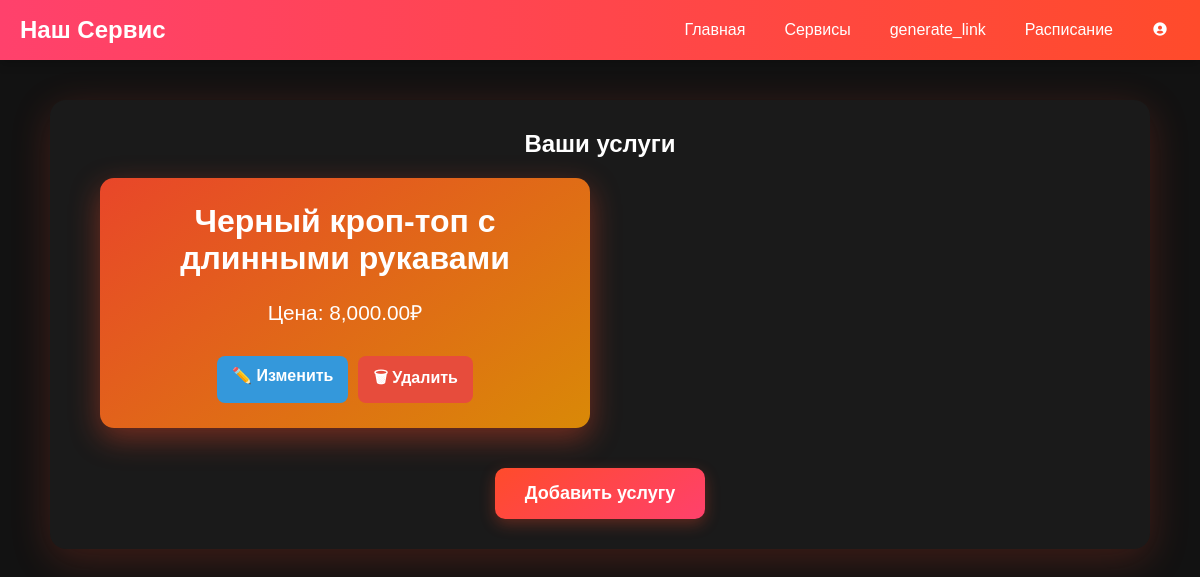
The app's page /services/ (signed in), older data.
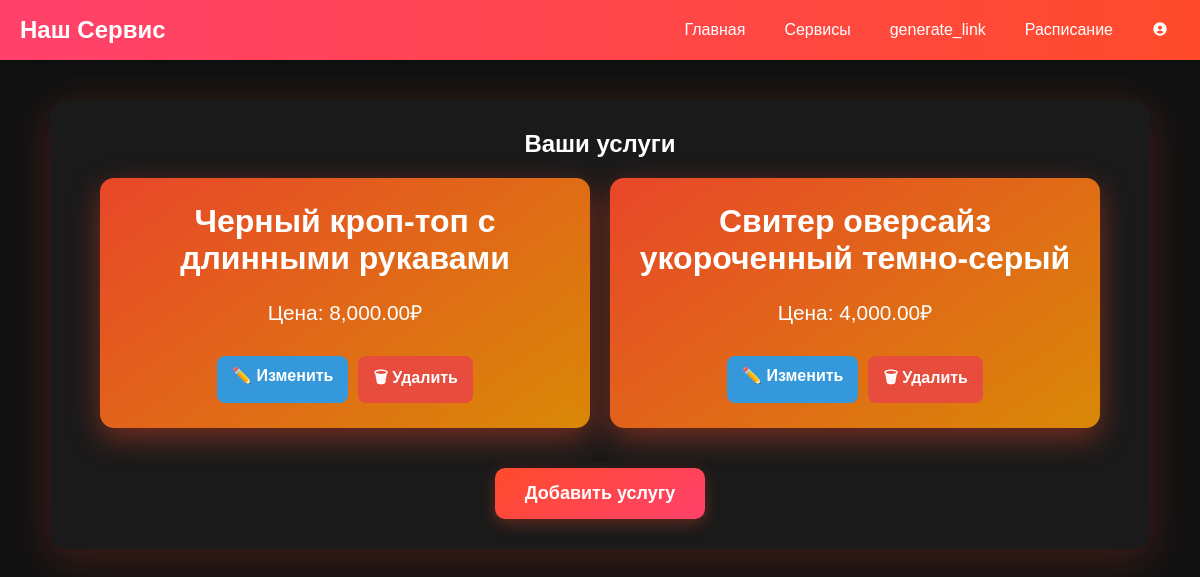
The same page, newer data.
### services/models.py (models this page shows, shortened)
class ServiceModel(models.Model):
    user = models.ForeignKey(User, verbose_name= "", on_delete=models.CASCADE)
    name = models.CharField('service', max_length=250)
    price = models.DecimalField('price',max_digits=6, decimal_places=2)
    description = models.TextField(blank = True, null=True)
    class Meta:
        verbose_name = ("Service")
        verbose_name_plural = ("Services")

### services/views.py (the view)
# urls.py: path('', ServiceView.as_view(), name='service_list'),
class ServiceView(LoginRequiredMixin, ListView):
    model = ServiceModel
    template_name = 'services/service_page.html'
    context_object_name = 'services'
    def get_queryset(self):
        return ServiceModel.objects.filter(user=self.request.user)

### services/templates/services/service_page.html (shortened to what this page needs)
{% extends "main_page/base.html" %}
{% load static %}
{% load humanize %}
{% block extra_css %}
    <link rel="stylesheet" href="{% static 'services/css/service_page.css' %}">
    <link rel="stylesheet" href="{% static 'main_page/css/navbar.css' %}">
    <link href='https://unpkg.com/boxicons@2.1.4/css/boxicons.min.css' rel='stylesheet'>
{% endblock %}
{% block body %}
{% include "main_page/base.html" %}
    <div class="service-container">
        <h2>Ваши услуги</h2>
        <div class="service-list">
            {% for service in services %}
                <div class="service-item">
                    <h3>{{ service.name }}</h3>
                    <p>Цена: {{ service.price|intcomma }}₽</p>
                    <div class="service-actions">
                        <a href="{% url 'service:service_update' service.pk %}" class="edit-button">
                            ✏️ Изменить
                        </a>
                        <form method="POST" action="{% url 'service:service_delete' service.pk %}" style="display:inline;">
                            <button type="submit" class="delete-button" onclick="return confirm('Удалить услугу {{ service.name }}?');">
                                🗑 Удалить
                            </button>
                        </form>
                    </div>
                </div>
            {% empty %}
                <p>У вас еще нет услуг.</p>
            {% endfor %}
        </div>
        <a href="{% url 'service:service_add' %}" class="add-service-button">Добавить услугу</a>
    </div>
{% endblock %}

### main_page/templates/main_page/base.html (shortened to what this page needs)
<!DOCTYPE html>
<html lang="en">
<head>
{% load static %}
{% load humanize %}
    {% block extra_css %}
        <link rel="stylesheet" href="{% static "main_page/css/navbar.css" %}">
        <link href='https://unpkg.com/boxicons@2.1.4/css/boxicons.min.css' rel='stylesheet'>
    {% endblock %}
</head>
{%block body%}
<body>
    <header>
        <nav class="navbar">
            <div class="navbar-logo">
                <a href="#">Наш Сервис</a>
            </div>
            <ul class="navbar-links">
                <li><a href="{%url 'main:main'%}">Главная</a></li>
                {% if user.is_authenticated %}
                <li><a href="{% url 'service:service_list'%}">Сервисы</a></li>
                <li><a href="{%url 'main:generate_link'%}">generate_link</a></li>
                <li><a href="{% url 'service:schedule_list'%}">Расписание</a></li>
                    <li class="dropdown">
                        <a href="#">
                            <i class='bx bxs-user-circle'></i>
                        </a>
                    </li>
                {% else %}
                    <li><a href="{% url 'user:login' %}"><i class='bx bxs-user-circle'></i></a></li>
                {% endif %}
            </ul>
        </nav>
    </header>
</body>
{%endblock%}
</body>
</html>

### services/static/services/css/service_page.css (style rules this page uses)
body { font-family: 'Poppins', sans-serif; margin: 0; padding: 0; background-color: #0d0d0d; color: #fff; text-align: center; }
.service-container { max-width: 1100px; margin: 40px auto; padding: 30px; background: #1a1a1a; border-radius: 16px; box-shadow: 0 10px 40px rgba(255, 75, 43, 0.2); animation: fadeIn 0.8s ease-in-out; }
.service-list { display: grid; grid-template-columns: repeat(2, 1fr); gap: 20px; padding: 20px; }
.service-item { background: linear-gradient(145deg, rgba(255, 75, 43, 0.9), rgba(238, 149, 5, 0.9)); color: #fff; padding: 25px; border-radius: 14px; box-shadow: 0 10px 30px rgba(255, 75, 43, 0.4); text-align: center; transition: transform 0.3s ease, box-shadow 0.3s ease; display: flex; flex-direction: column; align-items: center; justify-content: space-between; min-height: 250px; }
.service-item h3 { font-size: 2em; font-weight: 600; margin-bottom: 15px; }
.service-item p { font-size: 1.3em; margin-bottom: 15px; }
.add-service-button { display: inline-block; margin-top: 20px; padding: 15px 30px; font-size: 18px; color: white; background: linear-gradient(145deg, #FF4B2B, #FF416C); border: none; border-radius: 10px; text-decoration: none; font-weight: 600; box-shadow: 0 5px 15px rgba(255, 75, 43, 0.3); transition: transform 0.3s ease, box-shadow 0.3s ease; }
.delete-button { background: linear-gradient(145deg, #e60000, #ff1a1a); color: white; border: none; padding: 10px 18px; border-radius: 8px; font-size: 16px; font-weight: bold; cursor: pointer; transition: transform 0.2s ease, box-shadow 0.3s ease; width: 100%; margin-top: auto; }
.service-actions { display: flex; gap: 10px; margin-top: 10px; }
.edit-button { display: inline-block; padding: 10px 15px; font-size: 16px; font-weight: bold; text-decoration: none; color: white; background: #3498db; border-radius: 8px; transition: 0.3s; }
.delete-button { padding: 10px 15px; font-size: 16px; font-weight: bold; border: none; border-radius: 8px; background: #e74c3c; color: white; cursor: pointer; transition: 0.3s; }

### main_page/static/main_page/css/navbar.css (style rules this page uses)
* { margin: 0; padding: 0; box-sizing: border-box; }
body { font-family: 'Poppins', sans-serif; background-color: #121212; color: #fff; padding-top: 60px; }
.navbar { position: fixed; top: 0; left: 0; width: 100%; height: 60px; background: linear-gradient(90deg, #ff416c, #ff4b2b); display: flex; justify-content: space-between; align-items: center; padding: 0 20px; z-index: 9999; box-shadow: 0 4px 10px rgba(0, 0, 0, 0.2); }
.navbar-logo a { font-size: 1.5em; font-weight: 600; color: #fff; text-decoration: none; transition: 0.3s; }
.navbar-links { list-style: none; display: flex; gap: 15px; }
.navbar-links li { display: inline-block; }
.navbar-links a { color: #fff; text-decoration: none; font-size: 1em; font-weight: 500; transition: 0.3s; padding: 8px 12px; border-radius: 5px; }
.dropdown { position: relative; display: inline-block; }

Row changes from the older to the newer data that the page shows:
added ServiceModel: name "Свитер оверсайз укороченный темно-серый", price "4,000.00"
